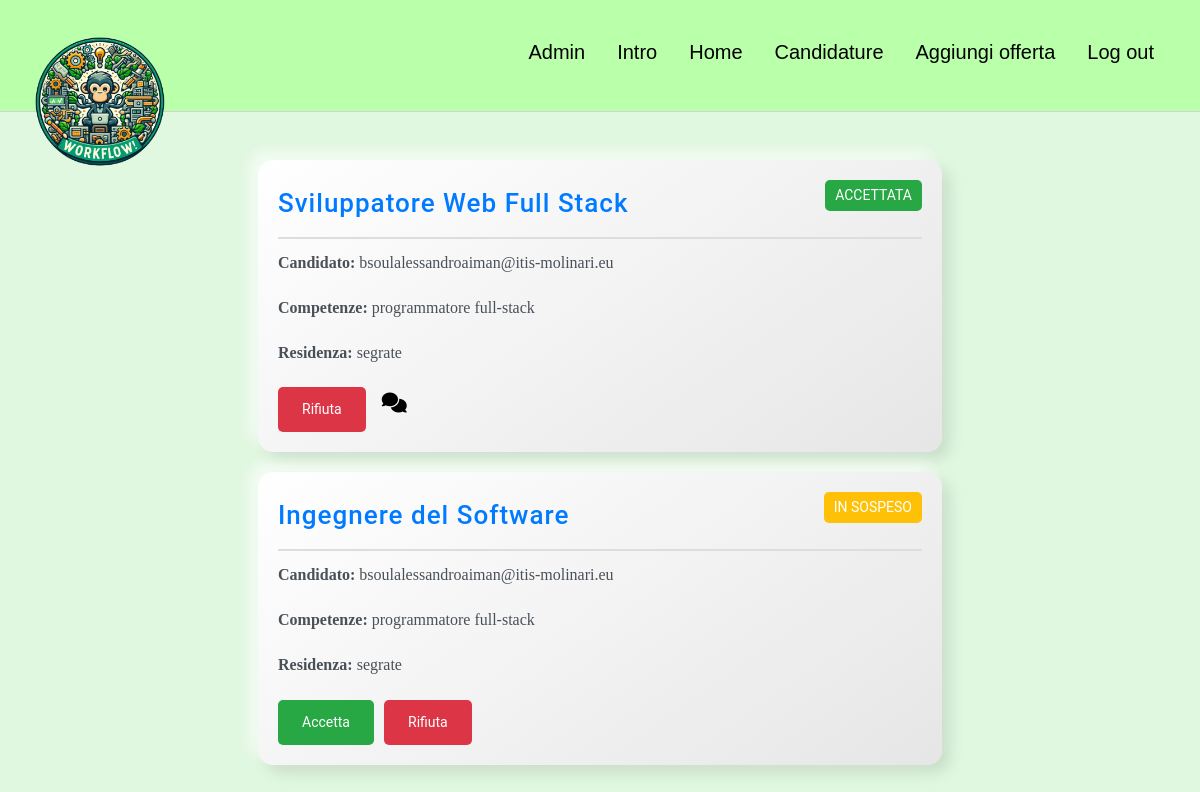
The app's page /candidature/ (signed in) with its own data.
### myapp/models.py (models this page shows)
class Candidatura(models.Model):
    id = models.AutoField(primary_key=True)
    id_candidato = models.ForeignKey(Utente, on_delete=models.CASCADE, related_name='candidato_candidatura', null=True)
    id_offerta = models.ForeignKey(Offerta, on_delete=models.CASCADE, null=True, related_name='offerta_candidatura')
    stato = models.CharField(default="in sospeso", max_length=30 , null=True)

class Offerta(models.Model):
    id = models.AutoField(primary_key=True)
    id_datore = models.ForeignKey(Utente, on_delete=models.CASCADE , related_name='datore_offerta', null=True)
    impiego = models.CharField(max_length=40 , null=True)
    stipendio = models.CharField(max_length=40 , null=True)
    descrizione = models.CharField(max_length=500 , null=True)
    data = models.DateTimeField(null=True)
    requisiti = models.CharField(max_length=500 , null=True)
    luogo = models.CharField(max_length=150 , null=True)

class Utente(models.Model):
    user = models.OneToOneField(User, on_delete=models.CASCADE)
    azienda = models.CharField(max_length=30 , null=True)
    residenza = models.CharField(max_length=30 , null=True)
    competenze = models.CharField(max_length=150 , null=True)
    tipo = models.CharField(max_length=30 , null=True)

### myapp/views.py (the view)
# urls.py: path('candidature/', views.candidature, name='candidature'),
def candidature(request):
    if request.session.get('username'):
        username = request.session['username']
        user = User.objects.get(username=username)
        utente = Utente.objects.get(user=user)
        if utente.tipo=='candidato':
            cand = Candidatura.objects.filter(id_candidato=utente)
        else:
            cand = Candidatura.objects.filter(id_offerta__id_datore=utente)
        return render(request, 'myapp/candidature.html', {"tipo":utente.tipo, 'candidature':cand})
    else:
        return redirect("login")

### myapp/templates/myapp/candidature.html (shortened to what this page needs)
{% extends "base.html" %}
{% block navcontent %}
    {% if tipo == 'datore' %}
        <button id="">
            <a class="a" href="/addOfferta">Aggiungi offerta</a>
        </button>
    {% elif tipo == 'candidato' %}
        <button id="">
            <a class="a" href="/preferiti">Preferiti</a>
        </button>
    {% endif %}
{% endblock %}
{% block content %}
    <div class="container-cand">
        <div class="candidature-list">
            {% for candidatura in candidature %}
            <div class="candidatura-item">
                <div class="header">
                    <h2 class="job-title">{{ candidatura.id_offerta.impiego }}</h2>
                    {% if candidatura.stato == 'in sospeso' %}
                        <p class="status waiting">In Sospeso</p>
                    {% else %}
                        <p class="status accepted">Accettata</p>
                    {% endif %}
                </div>
                <div class="dati-candidatura">
                    {% if tipo == 'datore' %}
                        <p><strong>Candidato:</strong> {{ candidatura.id_candidato.user.email }}</p>
                        <p><strong>Competenze:</strong> {{ candidatura.id_candidato.competenze }}</p>
                        <p><strong>Residenza:</strong> {{ candidatura.id_candidato.residenza }}</p>
                    {% endif %}
                </div>
                <div class="actions">
                    {% if tipo == 'candidato' %}
                    <form action="{% url 'cancella_candidatura' candidatura.id %}" method="post">
                        {% csrf_token %}
                        <button class="rej-del-btn">Elimina</button>
                    </form>
                    {% else %}
                        {% if candidatura.stato != 'accettata' %}
                            <form action="{% url 'accetta_candidatura' candidatura.id %}" method="post">
                                <button class="accept-btn">Accetta</button>
                            </form>
                        {% endif %}
                        <form action="{% url 'cancella_candidatura' candidatura.id %}" method="post">
                            <button class="rej-del-btn">Rifiuta</button>
                        </form>
                    {% endif %}
                    {% if  candidatura.stato == 'accettata'%}
                        <form action="{% url 'chat' candidatura.id %}" method="post">
                            <button class="chat-btn" type="submit"><i class="fa-solid fa-comments"></i></button>
                        </form>
                    {% endif %}
                </div>
            </div>
            {% endfor %}
        </div>
    </div>
{% endblock %}

### myapp/static/myapp/style.css (style rules this page uses)
body { font-family: 'Arial', sans-serif; margin: 0; padding: 0; background-color: #e0f7e0; height: 100vh; color: #333; }
html, body { overflow-x: hidden; }
.right-nav button { background: none; border: none; cursor: pointer; transition: all 0.3s ease; color: rgb(60, 60, 60); }
#uncollapsed a { font-size: 20px; text-decoration:none; }
.navbar a { position: relative; display: inline-block; padding: 10px; text-decoration: none; color: #000; overflow: hidden; }
.a::before, .a::after { content: ''; position: absolute; bottom: 0; width: 0; height: 2px; background-color: rgb(41, 180, 41); transition: all 0.3s; border-radius: 1px; }
.navbar a::before { left: 50%; transform: translateX(-50%); }
.navbar a::after { right: 50%; transform: translateX(50%); }
.container-cand { max-width: 800px; margin: 20px auto; padding: 20px; border-radius: 10px; }
.candidature-list { display: flex; flex-direction: column; align-items: center; }
.candidatura-item { width: 90%; background: linear-gradient(145deg, #ffffff, #e6e6e6); border-radius: 15px; box-shadow: 8px 8px 15px rgba(0, 0, 0, 0.1), -8px -8px 15px rgba(255, 255, 255, 0.7); padding: 20px; margin-bottom: 20px; transition: transform 0.2s, box-shadow 0.2s; }
.header { display: flex; justify-content: space-between; align-items: center; border-bottom: 2px solid #ddd; padding-bottom: 10px; margin-bottom: 10px; }
.job-title { font-size: 26px; color: #007bff; margin: 0; font-family: 'Roboto', sans-serif; letter-spacing: 1px; }
.status { font-size: 14px; padding: 5px 10px; border-radius: 5px; text-transform: uppercase; font-family: 'Roboto', sans-serif; }
.waiting { background-color: #ffc107; color: #fff; }
.accepted { background-color: #28a745; color: #fff; }
.dati-candidatura { color: #495057; font-family: 'Lora', serif; line-height: 1.8; }
.actions { display: flex; justify-content: flex-start; gap: 10px; margin-top: 20px; }
.chat-btn { border: none; background-color: rgba(255, 255, 255, 0); font-size: 20px; cursor: pointer; transition: all 0.3s ease; }
.accept-btn, .rej-del-btn { font-size: 14px; padding: 12px 24px; border: none; border-radius: 5px; cursor: pointer; transition: all 0.3s ease; font-family: 'Roboto', sans-serif; }
.accept-btn { background-color: #28a745; color: #fff; }
.rej-del-btn { background-color: #dc3545; color: #fff; }

### records on screen
Candidatura: id_offerta.impiego "Sviluppatore Web Full Stack", stato "ACCETTATA", id_candidato.user.email "bsoulalessandroaiman@itis-molinari.eu", id_candidato.competenze "programmatore full-stack", id_candidato.residenza "segrate"
Candidatura: id_offerta.impiego "Ingegnere del Software", stato "IN SOSPESO", id_candidato.user.email "bsoulalessandroaiman@itis-molinari.eu", id_candidato.competenze "programmatore full-stack", id_candidato.residenza "segrate"
